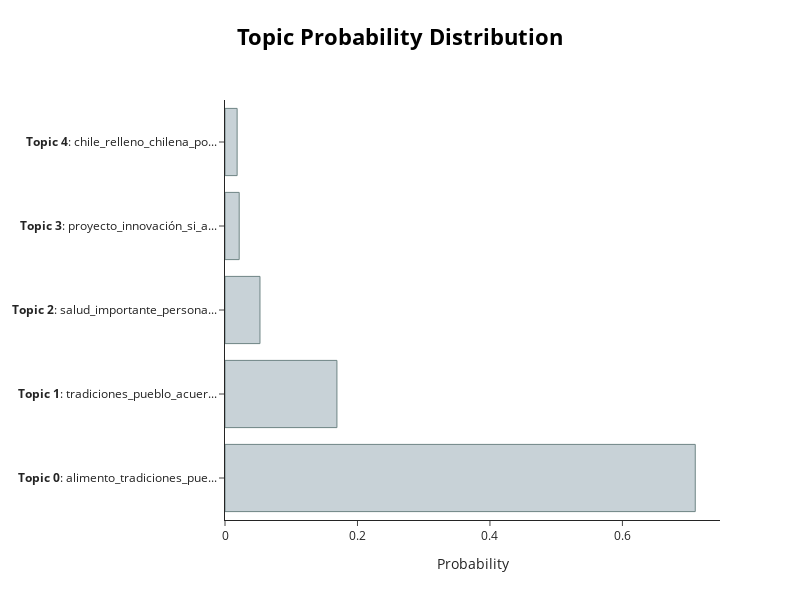

Notebook source saved alongside this figure:
### Code cell
model.visualize_distribution(model.probabilities_[0])

### Figure 1 — Plotly figure (JSON) as saved in the notebook; plotly's stock layout.template omitted (floating-point values rounded to 4 significant figures)
{"data": [{"marker": {"color": "#C8D2D7", "line": {"color": "#6E8484", "width": 1}}, "orientation": "h", "type": "bar", "x": [0.71, 0.169, 0.0528, 0.02143, 0.01831], "y": ["<b>Topic 0</b>: alimento_tradiciones_pue...", "<b>Topic 1</b>: tradiciones_pueblo_acuer...", "<b>Topic 2</b>: salud_importante_persona...", "<b>Topic 3</b>: proyecto_innovación_si_a...", "<b>Topic 4</b>: chile_relleno_chilena_po..."]}], "layout": {"height": 600, "hoverlabel": {"bgcolor": "white", "font": {"family": "Rockwell", "size": 16}}, "title": {"font": {"color": "Black", "size": 22}, "text": "<b>Topic Probability Distribution</b>", "x": 0.5, "xanchor": "center", "y": 0.95, "yanchor": "top"}, "width": 800, "xaxis": {"title": {"text": "Probability"}}}}
